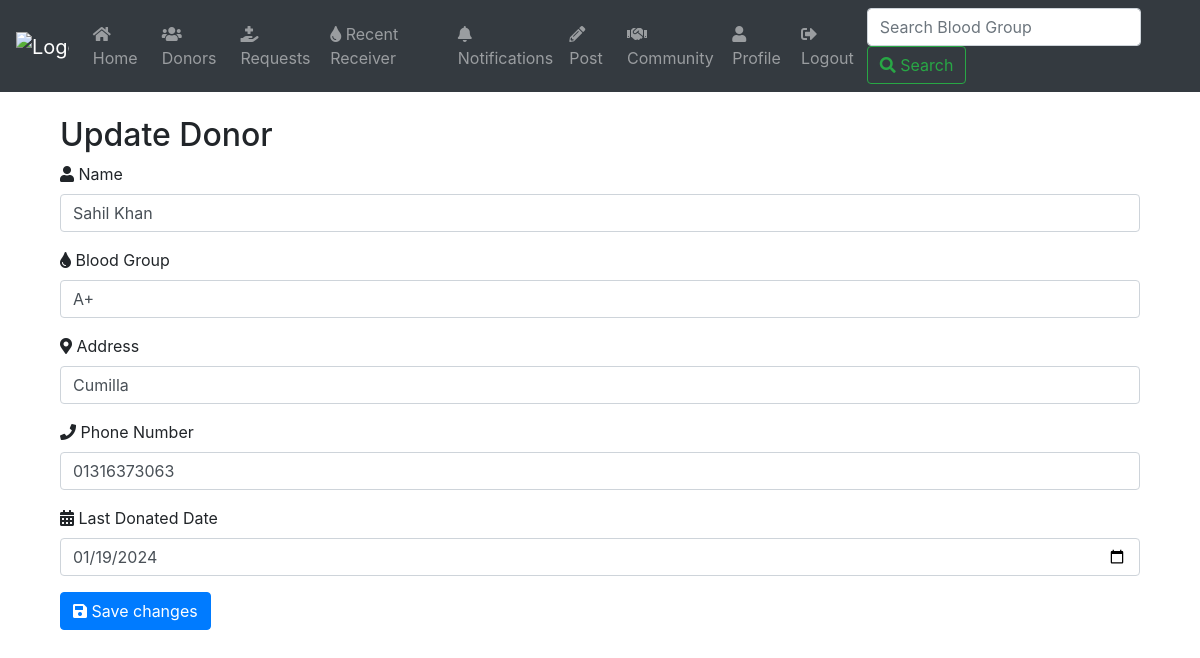
The page /donors/edit/14/ (signed in) on the database its author committed.
### donors/models.py (models this page shows, shortened)
class Donor(models.Model):
    BLOOD_GROUP_CHOICES = [
        ('A+', 'A+'),
        ('A-', 'A-'),
        ('B+', 'B+'),
        ('B-', 'B-'),
        ('AB+', 'AB+'),
        ('AB-', 'AB-'),
        ('O+', 'O+'),
        ('O-', 'O-'),
    ]
    name = models.CharField(max_length=100)
    blood_group = models.CharField(max_length=3, choices=BLOOD_GROUP_CHOICES)
    address = models.CharField(max_length=255)
    phone_number = models.CharField(max_length=15)
    email = models.EmailField()
    created_by = models.ForeignKey(User, on_delete=models.CASCADE, default=1)  # Assuming user with ID 1 exists
    last_donated_date = models.DateField(null=True, blank=True)
    next_estimated_donating_date = models.DateField(null=True, blank=True)
    notifications = models.ManyToManyField('Notification', blank=True, related_name='donor_notifications_set')

### donors/views.py (the view, shortened to what this page needs)
# urls.py: path('edit/<int:pk>/', views.donor_update, name='donor_update'),
@login_required
def donor_update(request, pk):
    donor = get_object_or_404(Donor, pk=pk)
    if request.user != donor.created_by:
        return render(request, 'donor_list.html', {
            'error_message': "You are not allowed to edit this donor."
        })
    form = DonorForm(instance=donor)
    return render(request, 'donor_form.html', {'form': form})

### donors/templates/donor_form.html (shortened to what this page needs)
{% extends 'base.html' %}
{% block content %}
<div class="container">
    <h2>{% if form.instance.pk %}Update{% else %}Create{% endif %} Donor</h2>
    <form method="post">
        <div class="form-group">
            <label for="id_name"><i class="fas fa-user"></i> Name</label>
            {{ form.name }}
        </div>
        <div class="form-group">
            <label for="id_blood_group"><i class="fas fa-tint"></i> Blood Group</label>
            {{ form.blood_group }}
        </div>
        <div class="form-group">
            <label for="id_address"><i class="fas fa-map-marker-alt"></i> Address</label>
            {{ form.address }}
        </div>
        <div class="form-group">
            <label for="id_phone_number"><i class="fas fa-phone"></i> Phone Number</label>
            {{ form.phone_number }}
        </div>
        <div class="form-group">
            <label for="id_last_donated_date"><i class="fas fa-calendar-alt"></i> Last Donated Date</label>
            {{ form.last_donated_date }}
        </div>
        <button type="submit" class="btn btn-primary"><i class="fas fa-save"></i> Save changes</button>
    </form>
</div>
{% endblock %}

### rows shown on the page
Donor: name "Sahil Khan", blood_group "A+", address "Cumilla", phone_number "01316373063", last_donated_date "01/19/2024"
